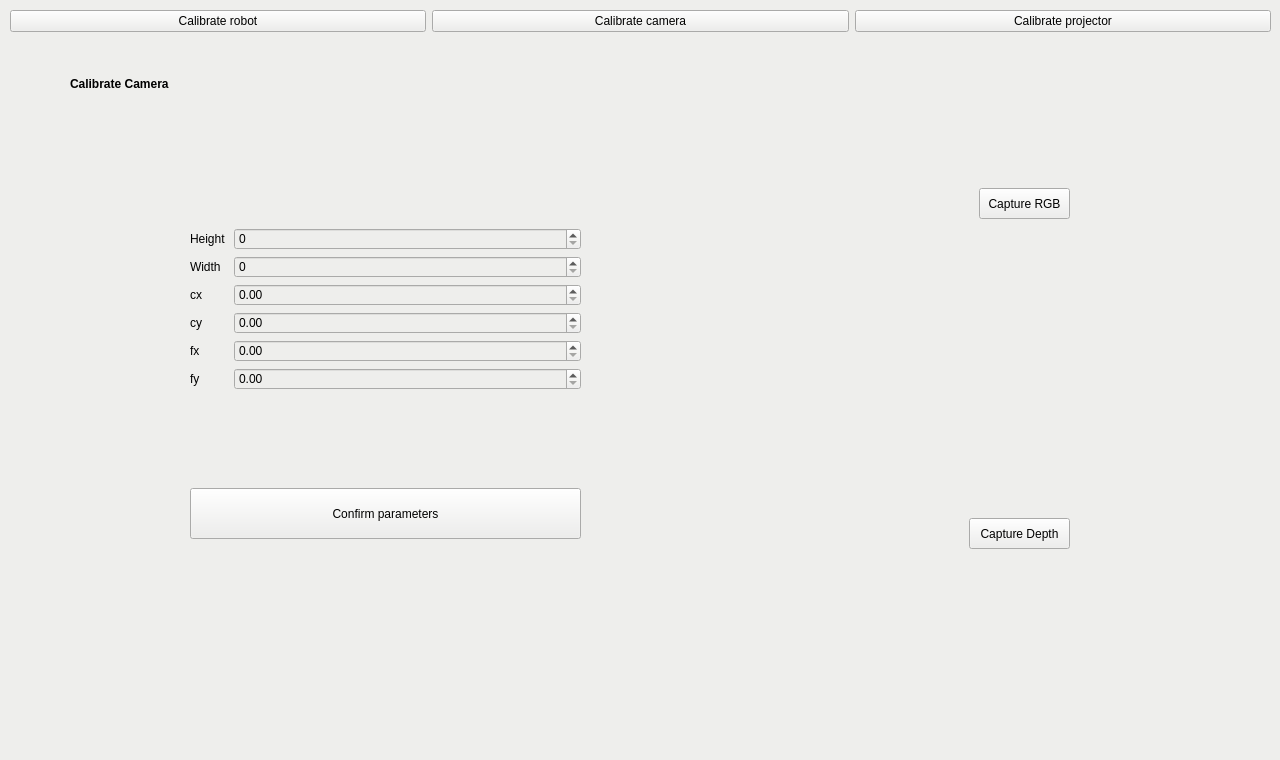
<?xml version="1.0" encoding="UTF-8"?>
<ui version="4.0">
 <class>MainWindow</class>
 <widget class="QMainWindow" name="MainWindow">
  <property name="geometry">
   <rect>
    <x>0</x>
    <y>0</y>
    <width>1280</width>
    <height>760</height>
   </rect>
  </property>
  <property name="sizePolicy">
   <sizepolicy hsizetype="Fixed" vsizetype="Fixed">
    <horstretch>0</horstretch>
    <verstretch>0</verstretch>
   </sizepolicy>
  </property>
  <property name="windowTitle">
   <string>Projector Interface</string>
  </property>
  <property name="styleSheet">
   <string notr="true">background-color: rgb(238, 238, 236)</string>
  </property>
  <widget class="QWidget" name="centralwidget">
   <property name="sizePolicy">
    <sizepolicy hsizetype="Preferred" vsizetype="Preferred">
     <horstretch>0</horstretch>
     <verstretch>0</verstretch>
    </sizepolicy>
   </property>
   <widget class="QStackedWidget" name="mainPages">
    <property name="geometry">
     <rect>
      <x>0</x>
      <y>0</y>
      <width>1281</width>
      <height>751</height>
     </rect>
    </property>
    <property name="sizePolicy">
     <sizepolicy hsizetype="Fixed" vsizetype="Fixed">
      <horstretch>0</horstretch>
      <verstretch>0</verstretch>
     </sizepolicy>
    </property>
    <property name="currentIndex">
     <number>1</number>
    </property>
    <widget class="QWidget" name="startPage">
     <widget class="QWidget" name="verticalLayoutWidget_2">
      <property name="geometry">
       <rect>
        <x>100</x>
        <y>40</y>
        <width>1071</width>
        <height>431</height>
       </rect>
      </property>
      <layout class="QVBoxLayout" name="verticalLayout_2" stretch="1,1,2,1,1">
       <item>
        <widget class="QLabel" name="label">
         <property name="styleSheet">
          <string notr="true">font-weight: bold;</string>
         </property>
         <property name="text">
          <string>Projector Interface Setup Assistant</string>
         </property>
        </widget>
       </item>
       <item>
        <widget class="QLabel" name="label_2">
         <property name="text">
          <string>This assistant help you setup the projector interface by generating calibration files for the robot, camera, and projector.  </string>
         </property>
        </widget>
       </item>
       <item>
        <spacer name="verticalSpacer">
         <property name="orientation">
          <enum>Qt::Vertical</enum>
         </property>
         <property name="sizeHint" stdset="0">
          <size>
           <width>20</width>
           <height>40</height>
          </size>
         </property>
        </spacer>
       </item>
       <item>
        <widget class="QLabel" name="label_3">
         <property name="styleSheet">
          <string notr="true">font-weight: bold;</string>
         </property>
         <property name="text">
          <string>Are you setting up a new workspace or editing an existing one?</string>
         </property>
        </widget>
       </item>
       <item>
        <layout class="QHBoxLayout" name="horizontalLayout" stretch="1,2,1,5">
         <item>
          <widget class="QPushButton" name="newCalibrationButton">
           <property name="text">
            <string>Create new</string>
           </property>
          </widget>
         </item>
         <item>
          <spacer name="horizontalSpacer_2">
           <property name="orientation">
            <enum>Qt::Horizontal</enum>
           </property>
           <property name="sizeHint" stdset="0">
            <size>
             <width>40</width>
             <height>20</height>
            </size>
           </property>
          </spacer>
         </item>
         <item>
          <widget class="QPushButton" name="editCalibrationButton">
           <property name="text">
            <string>Edit calibration</string>
           </property>
          </widget>
         </item>
         <item>
          <spacer name="horizontalSpacer">
           <property name="orientation">
            <enum>Qt::Horizontal</enum>
           </property>
           <property name="sizeHint" stdset="0">
            <size>
             <width>40</width>
             <height>20</height>
            </size>
           </property>
          </spacer>
         </item>
        </layout>
       </item>
      </layout>
     </widget>
    </widget>
    <widget class="QWidget" name="newCalibration">
     <widget class="QWidget" name="verticalLayoutWidget">
      <property name="geometry">
       <rect>
        <x>10</x>
        <y>10</y>
        <width>1261</width>
        <height>721</height>
       </rect>
      </property>
      <layout class="QVBoxLayout" name="verticalLayout">
       <item>
        <layout class="QHBoxLayout" name="horizontalLayout_7">
         <item>
          <widget class="QPushButton" name="calibrateRobotButton">
           <property name="text">
            <string>Calibrate robot</string>
           </property>
          </widget>
         </item>
         <item>
          <widget class="QPushButton" name="calibrateCameraButton">
           <property name="text">
            <string>Calibrate camera</string>
           </property>
          </widget>
         </item>
         <item>
          <widget class="QPushButton" name="calibrateProjectorButton">
           <property name="text">
            <string>Calibrate projector</string>
           </property>
          </widget>
         </item>
        </layout>
       </item>
       <item>
        <layout class="QHBoxLayout" name="horizontalLayout_4" stretch="3,2">
         <item>
          <widget class="QStackedWidget" name="hmiPages">
           <property name="sizePolicy">
            <sizepolicy hsizetype="Expanding" vsizetype="Expanding">
             <horstretch>0</horstretch>
             <verstretch>0</verstretch>
            </sizepolicy>
           </property>
           <property name="styleSheet">
            <string notr="true">QTableWidget {
border: 1px solid #d0d0d0;
gridline-color: #d0d0d0;
background-color: #f9f9f9;
selection-background-color: #4caf50;
selection-color: white;            
}

QHeaderView::section {
    background-color: #f0f0f0;
    color: #333;
    font-weight: bold;
    border: 1px solid #d0d0d0;
    padding: 4px;
}

QTableWidget::item {
     padding: 5px;
}


QTableWidget::item:hover {
   background-color: #e0f7fa;
}

QTableWidget::item:alternate {
  background-color: #f1f1f1;
}

QTableCornerButton::section {
     background-color: #f0f0f0;         
   border: 1px solid #d0d0d0;            
}
</string>
           </property>
           <property name="currentIndex">
            <number>1</number>
           </property>
           <widget class="QWidget" name="calibrateRobot">
            <property name="styleSheet">
             <string notr="true">QRadioButton, QPushButton {
    text-align: center; /* Centers the text inside the button */
    padding: 10px 20px; /* Optional: Add padding for spacing */
}

/* Styling for the first radio button */
#markerOnEEButton {
    background-color: #f0f0f0;
    border: 1px solid #d0d0d0;
    border-top-left-radius: 5px;
    border-bottom-left-radius: 5px;
    padding: 10px 20px;
    color: black;
    border-right: none; /* No right border to merge with the second button */
}

#markerOnEEButton:hover {
    background-color: #e0e0e0;
}

#markerOnEEButton:checked {
    background-color: rgb(154, 154, 154);
    color: white;
}

/* Styling for the second radio button */
#markerOnTableButton {
    background-color: #f0f0f0;
    border: 1px solid #d0d0d0;
    border-top-right-radius: 5px;
    border-bottom-right-radius: 5px;
    padding: 10px 20px;
    color: black;
    border-left: none; /* No left border to merge with the first button */
}

#markerOnTableButton:hover {
    background-color: #e0e0e0;
}

#markerOnTableButton:checked {
    background-color: rgb(154, 154, 154);
    color: white;
}

/* Hides the default radio button circle */
QRadioButton::indicator {
    width: 0px;
}
</string>
            </property>
            <widget class="QWidget" name="layoutWidget">
             <property name="geometry">
              <rect>
               <x>10</x>
               <y>640</y>
               <width>411</width>
               <height>39</height>
              </rect>
             </property>
             <layout class="QHBoxLayout" name="horizontalLayout_2" stretch="0,0">
              <property name="spacing">
               <number>0</number>
              </property>
              <item>
               <widget class="QRadioButton" name="markerOnEEButton">
                <property name="sizePolicy">
                 <sizepolicy hsizetype="Expanding" vsizetype="Fixed">
                  <horstretch>0</horstretch>
                  <verstretch>0</verstretch>
                 </sizepolicy>
                </property>
                <property name="styleSheet">
                 <string notr="true"/>
                </property>
                <property name="text">
                 <string>Marker on end effector</string>
                </property>
                <attribute name="buttonGroup">
                 <string notr="true">robotCalibrationMethod</string>
                </attribute>
               </widget>
              </item>
              <item>
               <widget class="QRadioButton" name="markerOnTableButton">
                <property name="sizePolicy">
                 <sizepolicy hsizetype="Expanding" vsizetype="Fixed">
                  <horstretch>0</horstretch>
                  <verstretch>0</verstretch>
                 </sizepolicy>
                </property>
                <property name="styleSheet">
                 <string notr="true"/>
                </property>
                <property name="text">
                 <string>Marker on Table</string>
                </property>
                <attribute name="buttonGroup">
                 <string notr="true">robotCalibrationMethod</string>
                </attribute>
               </widget>
              </item>
             </layout>
            </widget>
            <widget class="QLabel" name="calibRobotTitle">
             <property name="geometry">
              <rect>
               <x>60</x>
               <y>30</y>
               <width>121</width>
               <height>31</height>
              </rect>
             </property>
             <property name="styleSheet">
              <string notr="true">font-weight: bold;</string>
             </property>
             <property name="text">
              <string>Calibrate Robot</string>
             </property>
            </widget>
           </widget>
           <widget class="QWidget" name="calibrateCamera">
            <widget class="QLabel" name="calibCameraTitle">
             <property name="geometry">
              <rect>
               <x>60</x>
               <y>30</y>
               <width>151</width>
               <height>31</height>
              </rect>
             </property>
             <property name="styleSheet">
              <string notr="true">font-weight: bold;</string>
             </property>
             <property name="text">
              <string>Calibrate Camera</string>
             </property>
            </widget>
            <widget class="QStackedWidget" name="cameraCalibrationWidget">
             <property name="geometry">
              <rect>
               <x>50</x>
               <y>120</y>
               <width>641</width>
               <height>511</height>
              </rect>
             </property>
             <property name="currentIndex">
              <number>1</number>
             </property>
             <widget class="QWidget" name="intro_camera_calibration">
              <widget class="QLabel" name="cameraParameterExplanation">
               <property name="geometry">
                <rect>
                 <x>60</x>
                 <y>60</y>
                 <width>541</width>
                 <height>81</height>
                </rect>
               </property>
               <property name="text">
                <string>&lt;html&gt;&lt;head/&gt;&lt;body&gt;&lt;p&gt;To perform transformations between coordinates frames &lt;/p&gt;&lt;p&gt;the central point and focal point of the camera are needed,&lt;/p&gt;&lt;p&gt;as well as the resolution of the camera. &lt;/p&gt;&lt;/body&gt;&lt;/html&gt;</string>
               </property>
              </widget>
              <widget class="QPushButton" name="cameraParametersButton">
               <property name="geometry">
                <rect>
                 <x>60</x>
                 <y>210</y>
                 <width>151</width>
                 <height>51</height>
                </rect>
               </property>
               <property name="text">
                <string>Retrieve parameters</string>
               </property>
              </widget>
             </widget>
             <widget class="QWidget" name="result_camera_calibration">
              <widget class="QWidget" name="formLayoutWidget_2">
               <property name="geometry">
                <rect>
                 <x>130</x>
                 <y>70</y>
                 <width>391</width>
                 <height>231</height>
                </rect>
               </property>
               <layout class="QFormLayout" name="formLayout_2">
                <item row="0" column="0">
                 <widget class="QLabel" name="heightLabel">
                  <property name="text">
                   <string>Height </string>
                  </property>
                 </widget>
                </item>
                <item row="0" column="1">
                 <widget class="QSpinBox" name="heightSpinBox"/>
                </item>
                <item row="1" column="0">
                 <widget class="QLabel" name="widthLabel">
                  <property name="text">
                   <string>Width</string>
                  </property>
                 </widget>
                </item>
                <item row="1" column="1">
                 <widget class="QSpinBox" name="widthSpinBox"/>
                </item>
                <item row="2" column="0">
                 <widget class="QLabel" name="cxLabel">
                  <property name="text">
                   <string>cx</string>
                  </property>
                 </widget>
                </item>
                <item row="2" column="1">
                 <widget class="QDoubleSpinBox" name="cxDoubleSpinBox"/>
                </item>
                <item row="3" column="0">
                 <widget class="QLabel" name="cyLabel">
                  <property name="text">
                   <string>cy</string>
                  </property>
                 </widget>
                </item>
                <item row="3" column="1">
                 <widget class="QDoubleSpinBox" name="cyDoubleSpinBox"/>
                </item>
                <item row="4" column="0">
                 <widget class="QLabel" name="fxLabel">
                  <property name="text">
                   <string>fx</string>
                  </property>
                 </widget>
                </item>
                <item row="4" column="1">
                 <widget class="QDoubleSpinBox" name="fxDoubleSpinBox"/>
                </item>
                <item row="5" column="0">
                 <widget class="QLabel" name="fyLabel">
                  <property name="text">
                   <string>fy</string>
                  </property>
                 </widget>
                </item>
                <item row="5" column="1">
                 <widget class="QDoubleSpinBox" name="fyDoubleSpinBox"/>
                </item>
               </layout>
              </widget>
              <widget class="QPushButton" name="confirmCameraCalibrationButton">
               <property name="geometry">
                <rect>
                 <x>130</x>
                 <y>330</y>
                 <width>391</width>
                 <height>51</height>
                </rect>
               </property>
               <property name="text">
                <string>Confirm parameters</string>
               </property>
              </widget>
             </widget>
            </widget>
           </widget>
           <widget class="QWidget" name="calibrateProjector">
            <widget class="QLabel" name="calibProjectorTitle">
             <property name="geometry">
              <rect>
               <x>60</x>
               <y>30</y>
               <width>141</width>
               <height>31</height>
              </rect>
             </property>
             <property name="styleSheet">
              <string notr="true">font-weight: bold;</string>
             </property>
             <property name="text">
              <string>Calibrate Projector</string>
             </property>
            </widget>
            <widget class="QWidget" name="formLayoutWidget">
             <property name="geometry">
              <rect>
               <x>150</x>
               <y>130</y>
               <width>361</width>
               <height>201</height>
              </rect>
             </property>
             <layout class="QFormLayout" name="formLayout">
              <item row="0" column="0">
               <widget class="QLabel" name="tagHeightLabel">
                <property name="text">
                 <string>Marker height</string>
                </property>
               </widget>
              </item>
              <item row="0" column="1">
               <widget class="QSpinBox" name="tagHeightSpinBox"/>
              </item>
              <item row="1" column="0">
               <widget class="QLabel" name="tagWidthLabel">
                <property name="text">
                 <string>Marker width</string>
                </property>
               </widget>
              </item>
              <item row="1" column="1">
               <widget class="QSpinBox" name="tagWidthSpinBox"/>
              </item>
              <item row="2" column="0">
               <widget class="QLabel" name="marginRightLabel">
                <property name="text">
                 <string>Margin right</string>
                </property>
               </widget>
              </item>
              <item row="2" column="1">
               <widget class="QSpinBox" name="marginRightSpinBox"/>
              </item>
              <item row="3" column="0">
               <widget class="QLabel" name="marginBottomLabel">
                <property name="text">
                 <string>Margin bottom</string>
                </property>
               </widget>
              </item>
              <item row="3" column="1">
               <widget class="QSpinBox" name="marginBottomSpinBox"/>
              </item>
             </layout>
            </widget>
            <widget class="QPushButton" name="pushButton">
             <property name="geometry">
              <rect>
               <x>150</x>
               <y>360</y>
               <width>361</width>
               <height>31</height>
              </rect>
             </property>
             <property name="text">
              <string>Project Markers</string>
             </property>
            </widget>
           </widget>
          </widget>
         </item>
         <item>
          <layout class="QVBoxLayout" name="verticalLayout_3" stretch="1,1">
           <item>
            <widget class="QStackedWidget" name="RGBWidget">
             <property name="sizePolicy">
              <sizepolicy hsizetype="Expanding" vsizetype="Expanding">
               <horstretch>0</horstretch>
               <verstretch>0</verstretch>
              </sizepolicy>
             </property>
             <property name="currentIndex">
              <number>0</number>
             </property>
             <widget class="QWidget" name="captureRGB">
              <widget class="QPushButton" name="captureRGBButton">
               <property name="geometry">
                <rect>
                 <x>210</x>
                 <y>150</y>
                 <width>91</width>
                 <height>31</height>
                </rect>
               </property>
               <property name="text">
                <string>Capture RGB</string>
               </property>
               <property name="flat">
                <bool>false</bool>
               </property>
              </widget>
             </widget>
             <widget class="QWidget" name="visualizeRGB">
              <widget class="QLabel" name="RGBLabel">
               <property name="geometry">
                <rect>
                 <x>6</x>
                 <y>3</y>
                 <width>491</width>
                 <height>341</height>
                </rect>
               </property>
               <property name="sizePolicy">
                <sizepolicy hsizetype="Expanding" vsizetype="Expanding">
                 <horstretch>0</horstretch>
                 <verstretch>0</verstretch>
                </sizepolicy>
               </property>
               <property name="text">
                <string/>
               </property>
              </widget>
             </widget>
            </widget>
           </item>
           <item>
            <widget class="QStackedWidget" name="DepthWidget">
             <property name="sizePolicy">
              <sizepolicy hsizetype="Preferred" vsizetype="Preferred">
               <horstretch>0</horstretch>
               <verstretch>0</verstretch>
              </sizepolicy>
             </property>
             <widget class="QWidget" name="captureDepth">
              <widget class="QPushButton" name="captureDepthButton">
               <property name="geometry">
                <rect>
                 <x>200</x>
                 <y>130</y>
                 <width>101</width>
                 <height>31</height>
                </rect>
               </property>
               <property name="text">
                <string>Capture Depth</string>
               </property>
              </widget>
             </widget>
             <widget class="QWidget" name="visualizeDepth">
              <widget class="QLabel" name="depthLabel">
               <property name="geometry">
                <rect>
                 <x>0</x>
                 <y>3</y>
                 <width>498</width>
                 <height>331</height>
                </rect>
               </property>
               <property name="sizePolicy">
                <sizepolicy hsizetype="Expanding" vsizetype="Expanding">
                 <horstretch>0</horstretch>
                 <verstretch>0</verstretch>
                </sizepolicy>
               </property>
               <property name="text">
                <string/>
               </property>
              </widget>
             </widget>
            </widget>
           </item>
          </layout>
         </item>
        </layout>
       </item>
      </layout>
     </widget>
    </widget>
    <widget class="QWidget" name="editCalibration">
     <widget class="QLabel" name="label_4">
      <property name="geometry">
       <rect>
        <x>510</x>
        <y>270</y>
        <width>421</width>
        <height>171</height>
       </rect>
      </property>
      <property name="text">
       <string>Not available yet.</string>
      </property>
     </widget>
     <widget class="QPushButton" name="cancelButton">
      <property name="geometry">
       <rect>
        <x>1100</x>
        <y>710</y>
        <width>80</width>
        <height>22</height>
       </rect>
      </property>
      <property name="text">
       <string>Cancel</string>
      </property>
     </widget>
    </widget>
   </widget>
  </widget>
  <widget class="QStatusBar" name="statusbar"/>
 </widget>
 <resources/>
 <connections/>
 <buttongroups>
  <buttongroup name="robotCalibrationMethod"/>
 </buttongroups>
</ui>
